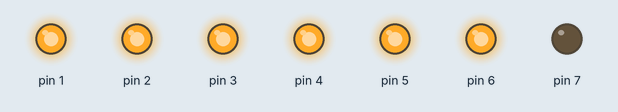
This sketch was run on a simulated Arduino Uno, built with avr-gcc and run on an emulated ATmega328P. Shown: output pins drawn as LEDs (lit = HIGH).

Above: at 0.5 s.
At 2.5 s:
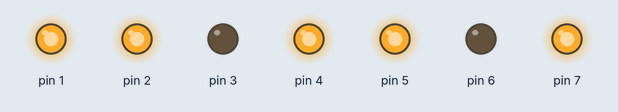
At 3.5 s:
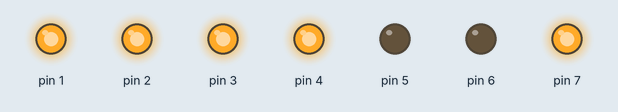
At 5.5 s:
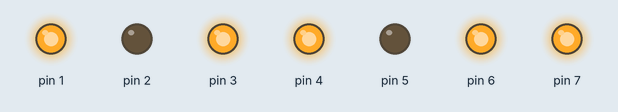
At 8.5 s:
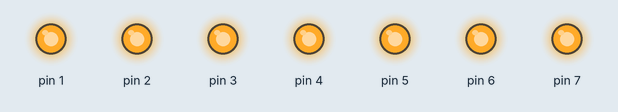
At 11.5 s:
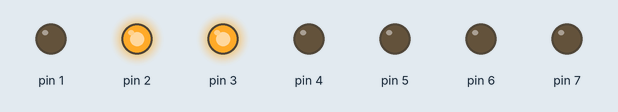
Timing chart, 0 to 13.0 s (numbered marks = the images above):
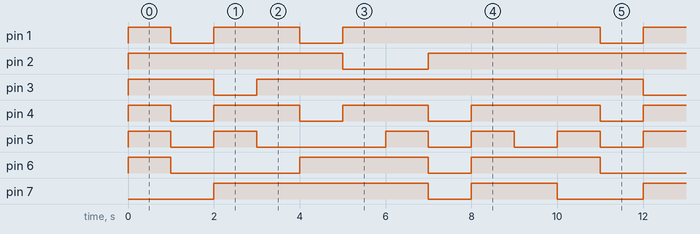

Measured:
- by itself, pin 1: repeats every 10.0 s: LOW 1.0 s, HIGH 2.0 s, LOW 1.0 s, HIGH 6.0 s
- by itself, pin 2: repeats every 10.0 s: LOW 2.0 s, HIGH 8.0 s
- by itself, pin 3: repeats every 10.0 s: LOW 1.0 s, HIGH 9.0 s
- by itself, pin 4: repeats every 10.0 s: 2 × (LOW 1.0 s, HIGH 2.0 s), LOW 1.0 s, HIGH 3.0 s
- by itself, pin 5: repeats every 10.0 s: LOW 1.0 s, HIGH 1.0 s, LOW 3.0 s, 2 × (HIGH 1.0 s, LOW 1.0 s), HIGH 1.0 s
- by itself, pin 6: repeats every 10.0 s: LOW 3.0 s, HIGH 3.0 s, LOW 1.0 s, HIGH 3.0 s
- by itself, pin 7: repeats every 10.0 s: LOW 1.0 s, HIGH 2.0 s, LOW 2.0 s, HIGH 5.0 s

The sketch:

SevenSegment.ino
```cpp
//mohsenkmt
void setup() {
for (int i=0;i<7;i++){
    pinMode(i+1, OUTPUT);
  }

}

void loop() {
  for (int i=0; i<10;i++){
    printnum(i);
    delay(1000);
  }

}

int sequence[10][7]={
  {1,1,1,1,1,1,0}, //0
  {0,1,1,0,0,0,0}, //1
  {1,1,0,1,1,0,1}, //2
  {1,1,1,1,0,0,1}, //3
  {0,1,1,0,0,1,1}, //4
  {1,0,1,1,0,1,1}, //5
  {1,0,1,1,1,1,1}, //6
  {1,1,1,0,0,0,0}, //7
  {1,1,1,1,1,1,1}, //8
  {1,1,1,1,0,1,1}  //9
};
void printnum(int number){
  for (int i=0;i<7;i++){
    digitalWrite(i+1, sequence[number][i]);
  }
}
```
